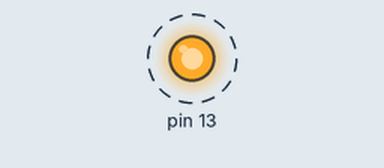
Recording of a sketch running on a simulated Arduino Uno, built with avr-gcc and run on an emulated ATmega328P. Parts: output pins drawn as LEDs (lit = HIGH). Dashed ring = blinking.

Above: at 0.3 s.
Timing chart, 0 to 3.5 s (numbered marks = the images above):
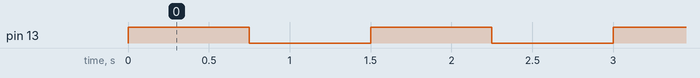

Measured:
- by itself, pin 13: alternates HIGH for 0.75 s and LOW for 0.75 s

The sketch:

Lab_Task_3_1_d.ino
```cpp
void setup() {
  DDRB = 0b00100000;   // Configure PB5 as an output for the LED
}

void loop() {
  PORTB = (1 << 5);    // Turn the LED on by setting bit 5 high (0b00100000)
  delay(750);
  PORTB = (1 << 0);    // Turn the LED off since bit 5 is cleared (0b00000001)
  delay(750);
}
```
